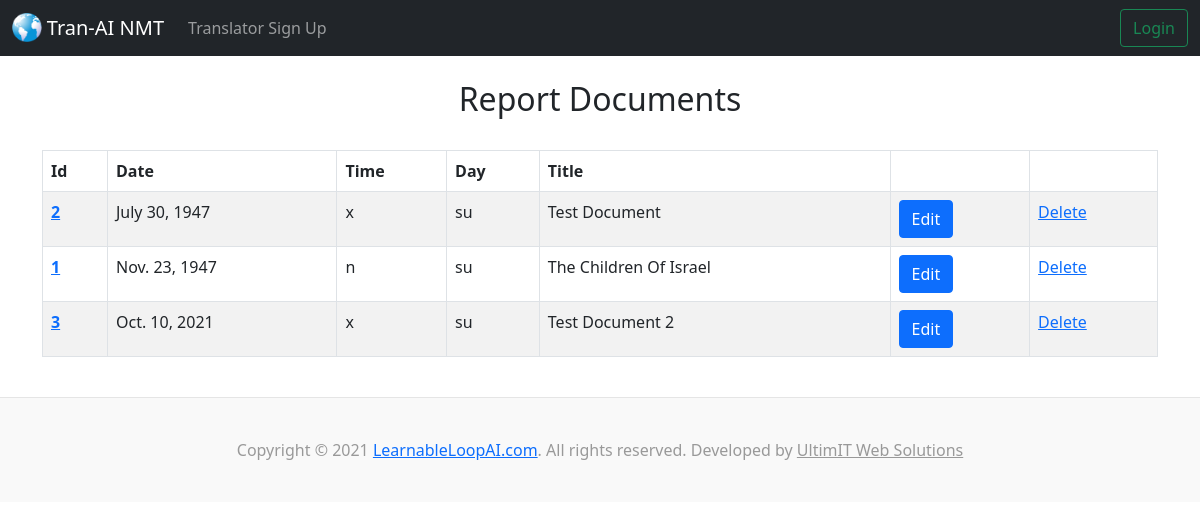
The app's page /documents/report1 with its own data.
### tranai/models.py (models this page shows, shortened)
class Document(models.Model):
  class TimeOfDay(models.TextChoices):
    NO_TOD = 'n', _('No Time Of Day')
    SUNRISE = 's', _('Sunrise')
    BREAKFAST = 'b', _('Breakfast')
    MORNING = 'x', _('Morning')
    AFTERNOON = 'y', _('Afternoon')
    EVENING = 'z', _('Evening')
  class DayOfWeek(models.TextChoices):
    SUNDAY = 'su', _('Sunday')
    MONDAY = 'mo', _('Monday')
    TUESDAY = 'tu', _('Tuesday')
    WEDNESDAY = 'we', _('Wednesday')
    THURSDAY = 'th', _('Thursday')
    FRIDAY = 'fr', _('Friday')
    SATURDAY = 'sa', _('Saturday')
  dod = models.DateField('Date Of Delivery')
  tod = models.CharField('Time Of Day', max_length=1, validators=[MinLengthValidator(1), MaxLengthValidator(1)], choices=TimeOfDay.choices, default=TimeOfDay.NO_TOD, blank=False,)
  dow = models.CharField('Day Of Week', max_length=2, choices=DayOfWeek.choices, default=DayOfWeek.SUNDAY, blank=False,)
  title = models.CharField('Document Title', max_length=64, blank=False,)
  descriptor = models.CharField('Descriptor', max_length=120, blank=False,)

### tranai/views.py (the view)
# urls.py: path('documents/report1', views.report_documents_by_dod, name='report-documents-by-dod'),
def report_documents_by_dod(request):
  document_list = Document.objects.all().order_by('dod')#sort by date instead of title??
  return render(request, 'tranai/report_documents.html', {'document_list': document_list})

### tranai/templates/tranai/report_documents.html (shortened to what this page needs)
{% extends 'tranai/base.html' %}
{% block content %}
<center><h2>Report Documents</h2></center>
<table class="table table-hover table-striped table-bordered">
  <thead>
    <tr>
      <th scope="col">Id</th>
      <th scope="col">Date</th>
      <th scope="col">Time</th>
      <th scope="col">Day</th>
      <th scope="col">Title</th>
      <th scope="col"></th>
      <th scope="col"></th>
    </tr>
  </thead>
  <tbody>
{% for document in document_list %}
    <tr>
      <th scope="row"><a href="{% url 'show-document' document.id %}">{{ document.id }}</a></th>
      <td>{{ document.dod }}</td>
      <td>{{ document.tod }}</td>
      <td>{{ document.dow }}</td>
      <td>{{ document.title }}</td>
      <td><a href="{% url 'update-document' document.id %}" class="btn btn-primary btn-xs glyphicon glyphicon-edit">Edit</a></td>
      <td><a href="{% url 'delete-document' document.id %}">Delete</a></td>
    </tr>
{% endfor %}
  </tbody>
</table>
{% endblock %}

### records on screen
Document: id "2", dod "July 30, 1947", tod "x", dow "su", title "Test Document"
Document: id "1", dod "Nov. 23, 1947", tod "n", dow "su", title "The Children Of Israel"
Document: id "3", dod "Oct. 10, 2021", tod "x", dow "su", title "Test Document 2"
